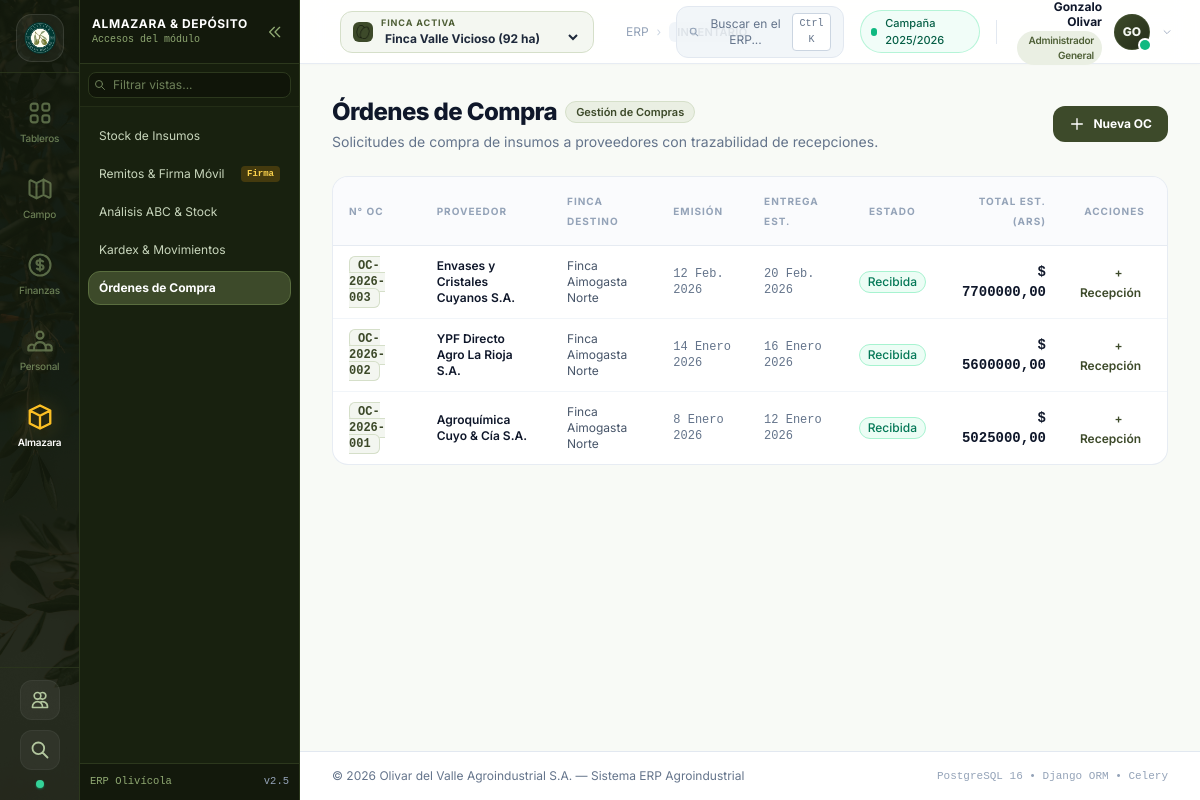
The page /inventario/ordenes-compra/ (signed in) on the database as committed earlier.
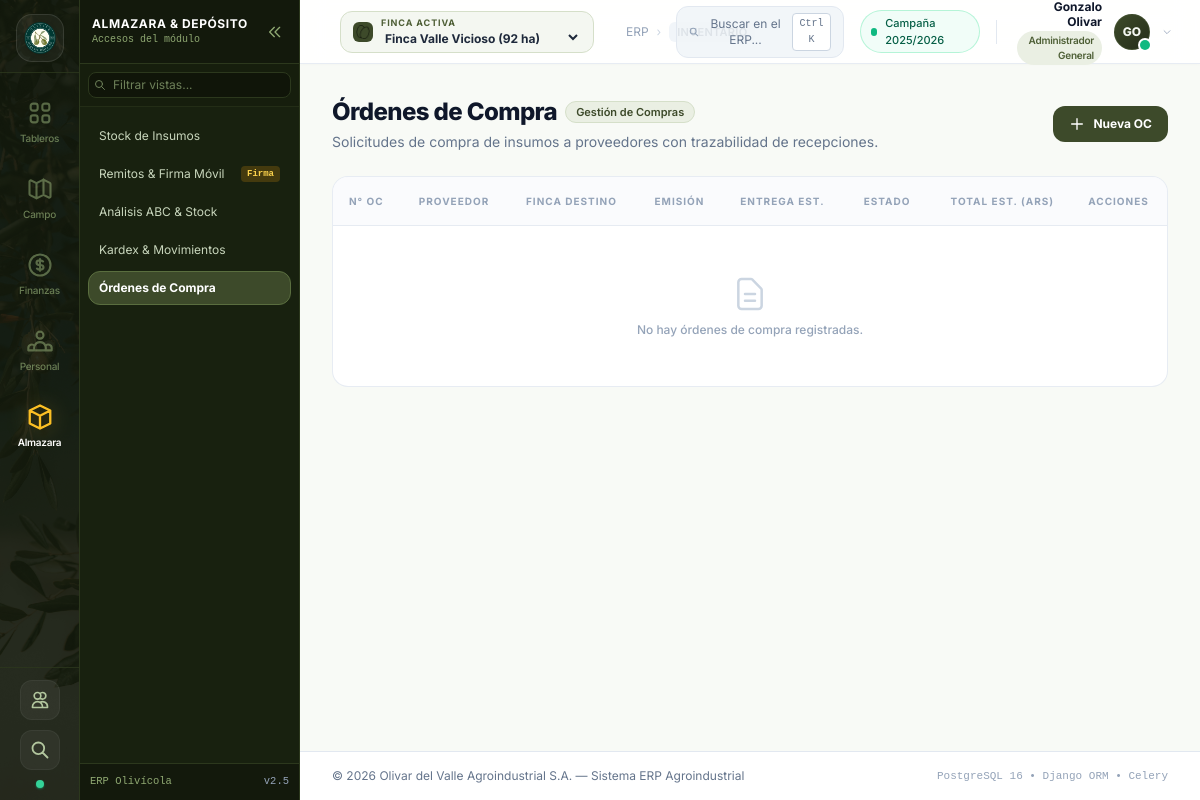
The same page on the database as committed later.
### apps/inventario/models.py (models this page shows, shortened)
class OrdenDeCompra(TimeStampedModel):
    class Estado(models.TextChoices):
        BORRADOR   = 'BORRADOR',   _('Borrador')
        APROBADA   = 'APROBADA',   _('Aprobada / Enviada al proveedor')
        RECIBIDA   = 'RECIBIDA',   _('Recibida Totalmente')
        RECIBIDA_PARCIAL = 'RECIBIDA_PARCIAL', _('Recibida Parcialmente')
        ANULADA    = 'ANULADA',    _('Anulada')
    proveedor = models.ForeignKey(
        'finanzas.CuentaCorriente',
        on_delete=models.PROTECT,
        related_name='ordenes_compra',
        limit_choices_to={'tipo_entidad': 'PROVEEDOR'},
        verbose_name=_("Proveedor")
    )
    finca_destino = models.ForeignKey(Finca, on_delete=models.PROTECT, related_name='ordenes_compra', verbose_name=_("Finca Destino"))
    numero = models.CharField(max_length=30, unique=True, verbose_name=_("N° de OC"))
    fecha_emision = models.DateField(verbose_name=_("Fecha de Emisión"))
    fecha_entrega_estimada = models.DateField(null=True, blank=True, verbose_name=_("Fecha Estimada de Entrega"))
    estado = models.CharField(max_length=20, choices=Estado.choices, default=Estado.BORRADOR, verbose_name=_("Estado"))
    registrar_deuda_al_aprobar = models.BooleanField(
        default=False,
        verbose_name=_("Registrar deuda al aprobar OC"),
        help_text=_("Si está activo, la deuda se acredita en la cuenta corriente del proveedor al aprobar la OC. Si no, se espera al momento de recepción/factura.")
    )
    observaciones = models.TextField(blank=True, verbose_name=_("Observaciones"))
    total_estimado_ars = models.DecimalField(max_digits=14, decimal_places=2, default=0.00, verbose_name=_("Total Estimado (ARS)"))
    class Meta:
        verbose_name = _("Orden de Compra")
        verbose_name_plural = _("Órdenes de Compra")
        ordering = ['-fecha_emision']

### apps/finanzas/models.py (models this page shows, shortened)
class CuentaCorriente(TimeStampedModel):
    class TipoEntidad(models.TextChoices):
        PROVEEDOR = 'PROVEEDOR', _('Proveedor (Insumos, Servicios, Contratistas)')
        CLIENTE = 'CLIENTE', _('Cliente (Aceitera, Mayorista, Exportación)')
    tipo_entidad = models.CharField(max_length=20, choices=TipoEntidad.choices, verbose_name=_("Tipo de Entidad"))
    razon_social = models.CharField(max_length=180, verbose_name=_("Razón Social"))
    nombre_comercial = models.CharField(max_length=150, blank=True, verbose_name=_("Nombre Comercial"))
    cuit = models.CharField(max_length=20, unique=True, verbose_name=_("CUIT / Identificación Fiscal"))
    email = models.EmailField(blank=True, verbose_name=_("Correo Electrónico"))
    telefono = models.CharField(max_length=50, blank=True, verbose_name=_("Teléfono"))
    direccion = models.CharField(max_length=200, blank=True, verbose_name=_("Dirección Comercial"))
    saldo_actual = models.DecimalField(
        max_digits=14,
        decimal_places=2,
        default=0.00,
        verbose_name=_("Saldo Actual"),
        help_text=_("Para Proveedor: saldo negativo = debemos pagarle. Para Cliente: saldo positivo = nos debe cobrar.")
    )
    limite_credito = models.DecimalField(max_digits=14, decimal_places=2, default=0.00, verbose_name=_("Límite de Crédito"))
    activo = models.BooleanField(default=True, verbose_name=_("Activo"))
    class Meta:
        verbose_name = _("Cuenta Corriente")
        verbose_name_plural = _("Cuentas Corrientes (Proveedores y Clientes)")
        ordering = ['razon_social']

### apps/core/models.py (models this page shows, shortened)
class TimeStampedModel(models.Model):
    created_at = models.DateTimeField(auto_now_add=True, verbose_name=_("Fecha de Creación"))
    updated_at = models.DateTimeField(auto_now=True, verbose_name=_("Última Modificación"))
    class Meta:
        abstract = True

class Finca(TimeStampedModel):
    empresa = models.ForeignKey(Empresa, on_delete=models.CASCADE, related_name='fincas', verbose_name=_("Empresa"))
    nombre = models.CharField(max_length=120, verbose_name=_("Nombre de la Finca"))
    codigo = models.CharField(max_length=30, unique=True, verbose_name=_("Código Finca"))
    superficie_total_ha = models.DecimalField(max_digits=8, decimal_places=2, verbose_name=_("Superficie Total (ha)"))
    ubicacion = models.CharField(max_length=255, blank=True, verbose_name=_("Ubicación / Localidad"))
    latitud = models.DecimalField(max_digits=9, decimal_places=6, null=True, blank=True, verbose_name=_("Latitud"))
    longitud = models.DecimalField(max_digits=9, decimal_places=6, null=True, blank=True, verbose_name=_("Longitud"))
    TIPO_RIEGO_CHOICES = [
        ('GOTEO', 'Riego por Goteo'),
        ('ASPERSION', 'Microaspersión'),
        ('SURCO', 'Manto / Surco'),
        ('MIXTO', 'Mixto'),
        ('SECANO', 'Secano'),
    ]
    tipo_riego_principal = models.CharField(
        max_length=20,
        choices=TIPO_RIEGO_CHOICES,
        default='GOTEO',
        verbose_name=_("Tipo de Riego Principal")
    )
    activa = models.BooleanField(default=True, verbose_name=_("Activa"))
    class Meta:
        verbose_name = _("Finca")
        verbose_name_plural = _("Fincas")
        ordering = ['nombre']
        permissions = (
            ('administrar_finca', 'Puede administrar finca'),
            ('ver_finca', 'Puede ver datos de la finca'),
        )

### apps/inventario/views.py (the view)
# urls.py: path('ordenes-compra/', views.OrdenesCompraListView.as_view(), name='ordenes_compra_list'),
class OrdenesCompraListView(ListView):
    model = OrdenDeCompra
    template_name = 'inventario/ordenes_compra_list.html'
    context_object_name = 'ordenes'
    def get_queryset(self):
        return OrdenDeCompra.objects.select_related('proveedor', 'finca_destino').prefetch_related('items').order_by('-fecha_emision')
    def get_context_data(self, **kwargs):
        ctx = super().get_context_data(**kwargs)
        ctx['proveedores'] = CuentaCorriente.objects.filter(tipo_entidad='PROVEEDOR', activo=True)
        from apps.core.models import Finca
        ctx['fincas'] = Finca.objects.filter(activa=True)
        ctx['insumos'] = Insumo.objects.filter(activo=True)
        return ctx

### apps/core/models.py (called while the page is built)
    @property
    def iniciales(self):
        first = self.first_name[0].upper() if self.first_name else ''
        last = self.last_name[0].upper() if self.last_name else ''
        if not first and not last:
            return self.username[:2].upper()
        return f"{first}{last}"

    @property
    def is_admin_general(self):
        return self.rol == self.Rol.ADMIN_GENERAL or self.is_superuser

### templates/inventario/ordenes_compra_list.html (shortened to what the changed rows need)
{% extends 'base.html' %}
{% load static %}
{% block content %}
<div class="space-y-6">
  <div class="flex flex-col sm:flex-row sm:items-center sm:justify-between gap-4">
    <div>
      <div class="flex items-center gap-2">
        <h1 class="text-2xl font-extrabold text-slate-900 tracking-tight">Órdenes de Compra</h1>
      </div>
    </div>
  </div>
  <div class="bg-white rounded-2xl border border-slate-200/80 overflow-hidden shadow-xs">
    <div class="overflow-x-auto">
      <table class="w-full text-left border-collapse text-sm min-w-[700px]">
        <thead>
          <tr class="border-b border-slate-200/80 text-[10px] font-semibold text-slate-400 uppercase tracking-widest bg-slate-50/70">
            <th class="py-3.5 px-4">N° OC</th>
            <th class="py-3.5 px-4">Proveedor</th>
            <th class="py-3.5 px-4">Finca Destino</th>
            <th class="py-3.5 px-4">Emisión</th>
            <th class="py-3.5 px-4">Entrega Est.</th>
            <th class="py-3.5 px-4 text-center">Estado</th>
            <th class="py-3.5 px-4 text-right">Total Est. (ARS)</th>
            <th class="py-3.5 px-4 text-center">Acciones</th>
          </tr>
        </thead>
        <tbody class="divide-y divide-slate-100">
          {% for orden in ordenes %}
          <tr class="hover:bg-slate-50/70 transition-colors" id="oc-row-{{ orden.pk }}">
            <td class="py-3 px-4 font-mono font-bold text-xs text-[#3D4A2A]">
              <span class="bg-[#F3F6F0] border border-[#D5DFC9] px-2 py-0.5 rounded-md">{{ orden.numero }}</span>
            </td>
            <td class="py-3 px-4 font-semibold text-slate-900 text-xs">{{ orden.proveedor.razon_social }}</td>
            <td class="py-3 px-4 text-xs text-slate-600">{{ orden.finca_destino.nombre }}</td>
            <td class="py-3 px-4 text-xs text-slate-500 font-mono">{{ orden.fecha_emision }}</td>
            <td class="py-3 px-4 text-xs text-slate-500 font-mono">{{ orden.fecha_entrega_estimada|default:"—" }}</td>
            <td class="py-3 px-4 text-center">
              {% if orden.estado == 'BORRADOR' %}
                <span class="inline-flex items-center gap-1 px-2 py-0.5 rounded-full text-xs font-medium bg-slate-100 text-slate-600 border border-slate-200">Borrador</span>
              {% elif orden.estado == 'APROBADA' %}
                <span class="inline-flex items-center gap-1 px-2 py-0.5 rounded-full text-xs font-medium bg-oliva-100 text-oliva-800 border border-oliva-200">Aprobada</span>
              {% elif orden.estado == 'RECIBIDA' %}
                <span class="inline-flex items-center gap-1 px-2 py-0.5 rounded-full text-xs font-medium bg-emerald-50 text-emerald-700 border border-emerald-200">Recibida</span>
              {% elif orden.estado == 'RECIBIDA_PARCIAL' %}
                <span class="inline-flex items-center gap-1 px-2 py-0.5 rounded-full text-xs font-medium bg-amber-50 text-amber-700 border border-amber-200">Parcial</span>
              {% elif orden.estado == 'ANULADA' %}
                <span class="inline-flex items-center gap-1 px-2 py-0.5 rounded-full text-xs font-medium bg-rose-50 text-rose-700 border border-rose-200">Anulada</span>
              {% endif %}
            </td>
            <td class="py-3 px-4 text-right font-mono font-bold text-slate-900 tabular-nums">$ {{ orden.total_estimado_ars|floatformat:2 }}</td>
            <td class="py-3 px-4 text-center">
              <a href="{% url 'inventario:recepcion_create' %}?orden={{ orden.pk }}" class="text-xs font-semibold text-[#3D4A2A] hover:underline px-2 py-1 rounded-lg hover:bg-[#EAEFE3] transition-colors">+ Recepción</a>
            </td>
          </tr>
          {% empty %}
          <tr>
            <td colspan="8" class="py-12 text-center text-slate-400 text-sm">
              <div class="flex flex-col items-center gap-2">
                <svg class="w-10 h-10 text-slate-300" fill="none" stroke="currentColor" viewBox="0 0 24 24"><path stroke-linecap="round" stroke-linejoin="round" stroke-width="1.5" d="M9 12h6m-6 4h6m2 5H7a2 2 0 01-2-2V5a2 2 0 012-2h5.586a1 1 0 01.707.293l5.414 5.414a1 1 0 01.293.707V19a2 2 0 01-2 2z"/></svg>
                <p class="font-medium text-xs">No hay órdenes de compra registradas.</p>
              </div>
            </td>
          </tr>
          {% endfor %}
        </tbody>
      </table>
    </div>
  </div>
</div>
{% endblock %}

Rows that differ between the two databases and show on the page:
removed OrdenDeCompra: numero "OC-2026-003", proveedor.razon_social "Envases y Cristales Cuyanos S.A.", finca_destino.nombre "Finca Aimogasta Norte", fecha_emision "12 Feb. 2026", fecha_entrega_estimada "20 Feb. 2026", estado "Recibida", total_estimado_ars "7700000,00"
removed OrdenDeCompra: numero "OC-2026-002", proveedor.razon_social "YPF Directo Agro La Rioja S.A.", finca_destino.nombre "Finca Aimogasta Norte", fecha_emision "14 Enero 2026", fecha_entrega_estimada "16 Enero 2026", estado "Recibida", total_estimado_ars "5600000,00"
removed OrdenDeCompra: numero "OC-2026-001", proveedor.razon_social "Agroquímica Cuyo & Cía S.A.", finca_destino.nombre "Finca Aimogasta Norte", fecha_emision "8 Enero 2026", fecha_entrega_estimada "12 Enero 2026", estado "Recibida", total_estimado_ars "5025000,00"
Other text that changed with them:
text now shown: "No hay órdenes de compra registradas."
